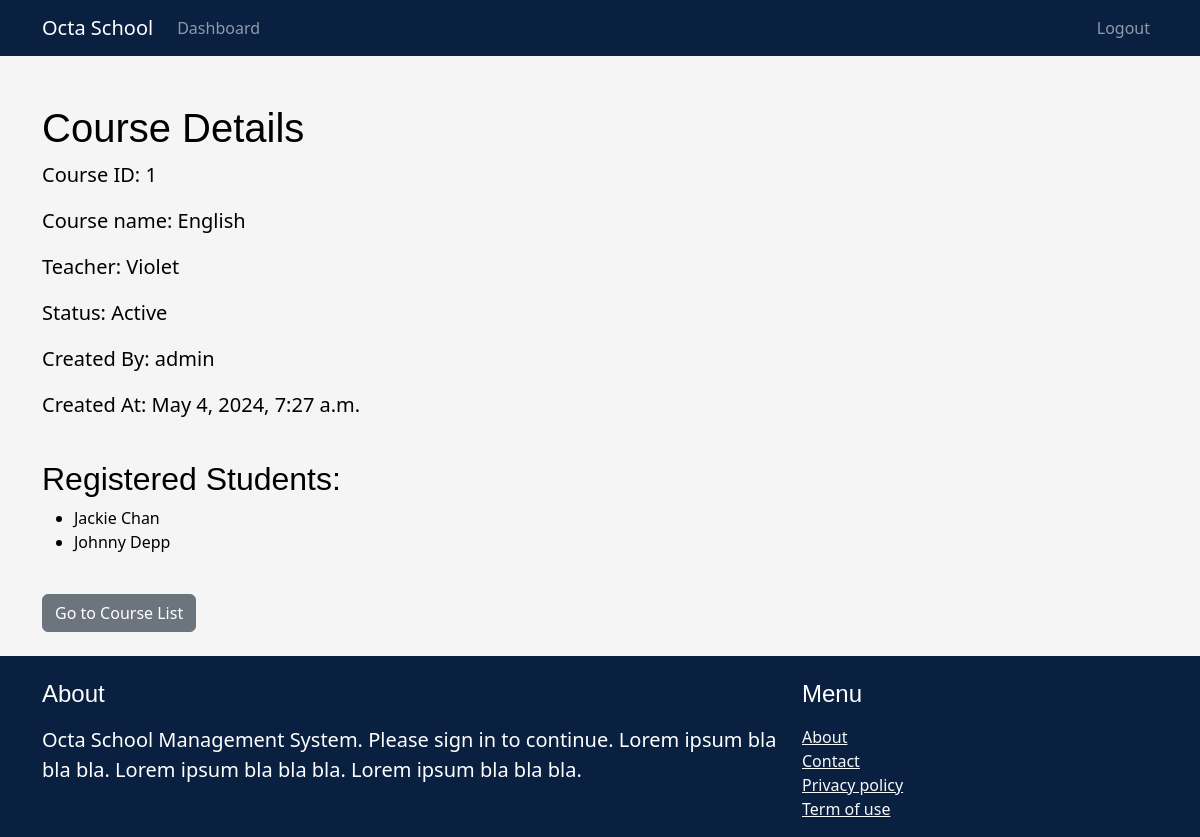
The page /course/course-details/1/ (signed in) on the database its author committed.
### course/models.py (models this page shows, shortened)
class Course(models.Model):
    STATUS = (
        ('Pending', 'Pending'),
        ('Active', 'Active')
    )
    name = models.CharField(max_length=100, null=True)
    teacher = models.CharField(max_length=100, null=True)
    status = models.CharField(max_length=100, null=True, choices=STATUS)
    created_by = models.ForeignKey(User, related_name='courses', on_delete=models.CASCADE, null=True)
    created_at = models.DateTimeField(auto_now_add=True, null=True)

class CourseRegistration(models.Model):
    student = models.ForeignKey(Student, on_delete=models.CASCADE)
    course = models.ForeignKey(Course, on_delete=models.CASCADE)
    registration_date = models.DateTimeField(auto_now_add=True)

### student/models.py (models this page shows, shortened)
class Student(models.Model):
    GENDER_CHOICES = (
        ('M', 'Male'),
        ('F', 'Female'),
        ('O', 'Other')
    )
    name = models.CharField(max_length=100, null=True)
    grade = models.PositiveIntegerField(choices=[(1, '1'), (2, '2'), (3, '3')], null=True)
    gender = models.CharField(max_length=1, choices=GENDER_CHOICES, null=True)
    birthdate = models.DateField(null=True)
    phone = models.CharField(max_length=20, null=True)
    email = models.EmailField(null=True)
    photo = models.ImageField(upload_to='student_photos', blank=True, null=True)
    courses = models.ManyToManyField('course.Course', through='course.CourseRegistration')

### course/views.py (the view)
# urls.py: path('course-details/<int:id>/', views.course_details_view, name='course_details'),
@login_required
def course_details_view(request, id):
    try:
        course = Course.objects.get(id=id)
        return render(request, 'course/course_details.html', {'course': course})
    except Course.DoesNotExist:
        raise Http404("Course does not exist.")

### course/templates/course/course_details.html (shortened to what this page needs)
{% extends 'main/base.html' %}
{% block content %}
<h1>Course Details</h1>
<p>Course ID: {{ course.id }}</p>
<p>Course name: {{ course.name }}</p>
<p>Teacher: {{ course.teacher }}</p>
<p>Status: {{ course.status }}</p>
<p>Created By: {{ course.created_by.username }}</p>
<p>Created At: {{ course.created_at }}</p>
<br>
<h2>Registered Students:</h2>
<ul>
  {% for registration in course.courseregistration_set.all %}
    <li>{{ registration.student.name }}</li>
  {% empty %}
    <li>No students registered for this course.</li>
  {% endfor %}
</ul>
<br>
<a href="{% url 'list_course' %}" class="btn btn-secondary">Go to Course List</a>
{% endblock %}

### static/styles/main.css (style rules this page uses)
body { background-color: whitesmoke; color: #000000; }
h1, h2, h3, h4, h5, h6 { font-family: "Gill Sans", sans-serif; }
p { font-size: 20px; }

### rows shown on the page
Course: id "1", name "English", teacher "Violet", status "Active", created_by.username "admin", created_at "May 4, 2024, 7:27 a.m."
CourseRegistration: student.name "Jackie Chan"
CourseRegistration: student.name "Johnny Depp"
